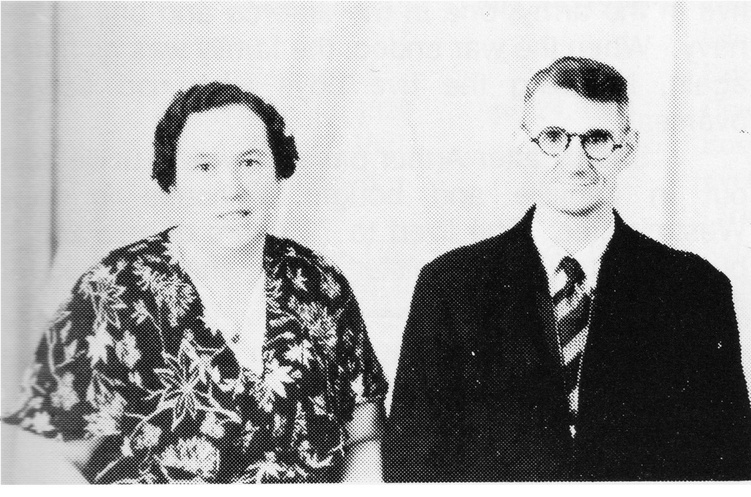
#> input picture benchmarks/golden/onward/dossier-doc-web-handoff-v1/images/page-028-000.jpg, 751 x 497 px, shrunk from 1969 x 1302 before the run
$ python -i main.py   (imports and definitions only)
#> lines starting #> are read from the running program, lines starting #| are printed output that depends on the picture; after the words box and inside, x2 and y2 are one past the last pixel; in counts of white or black regions, pixels touching at a corner belong together
"""Extract illustrations from rendered page images using CV contour detection.

Based on the existing spike_cropper_cv.py approach with added transparency processing.
"""

import argparse
import os
from datetime import datetime
from pathlib import Path
from typing import List, Dict, Any, Optional

import cv2
import numpy as np
from PIL import Image

from modules.common import ensure_dir, save_jsonl, read_jsonl

Image.MAX_IMAGE_PIXELS = None


def _utc() -> str:
    return datetime.utcnow().isoformat() + "Z"


def _log(message: str):
    """Simple logging function."""
    print(message, flush=True)


# [64 lines left out: functions _is_bw_image, _make_transparent, not called in this run]


def _boxes_overlap(box1: Dict, box2: Dict) -> bool:
    """Check if two boxes overlap at all."""
    # Boxes don't overlap if one is completely to the left/right/above/below the other
    if (box1["x1"] <= box2["x0"] or  # box1 is to the left of box2
        box1["x0"] >= box2["x1"] or  # box1 is to the right of box2
        box1["y1"] <= box2["y0"] or  # box1 is above box2
        box1["y0"] >= box2["y1"]):   # box1 is below box2
        return False
    return True


def _filter_overlapping_boxes(boxes: List[Dict]) -> List[Dict]:
    """Remove boxes that overlap with larger boxes, keeping only the largest.

    Args:
        boxes: List of boxes sorted by area (largest first)

    Returns:
        Filtered list with no overlapping boxes
    """
    if not boxes:
        return []

    kept = []
    for box in boxes:
        # Check if this box overlaps with any already-kept box
        overlaps = False
        for kept_box in kept:
            if _boxes_overlap(kept_box, box):
                overlaps = True
                break

        if not overlaps:
            kept.append(box)

    return kept


def detect_boxes(
    image_path: Path,
    blur: int = 5,
    min_area_ratio: float = 0.02,
    max_area_ratio: float = 0.99,
    min_width: int = 100,
    min_height: int = 100
) -> List[Dict[str, int]]:
    """Detect illustration bounding boxes using CV contour detection.

    Args:
        image_path: Path to page image
        blur: Gaussian blur kernel size (must be odd)
        min_area_ratio: Minimum box area as fraction of page area
        max_area_ratio: Maximum box area as fraction of page area
        min_width: Minimum box width in pixels
        min_height: Minimum box height in pixels

    Returns:
        List of bounding boxes {x0, y0, x1, y1} (non-overlapping)
    """
#> called with blur = 5, min_area_ratio = 0.02, max_area_ratio = 0.99, min_width = 100, min_height = 100
    img = cv2.imread(str(image_path), cv2.IMREAD_COLOR)
#> img is the input picture: shape (497, 751, 3); min 0, max 255, mean 160
    if img is None:
        return []

    gray = cv2.cvtColor(img, cv2.COLOR_BGR2GRAY)
    blur_k = blur if blur % 2 == 1 else blur + 1
    gray = cv2.GaussianBlur(gray, (blur_k, blur_k), 0)
    _, thresh = cv2.threshold(gray, 0, 255, cv2.THRESH_BINARY_INV + cv2.THRESH_OTSU)
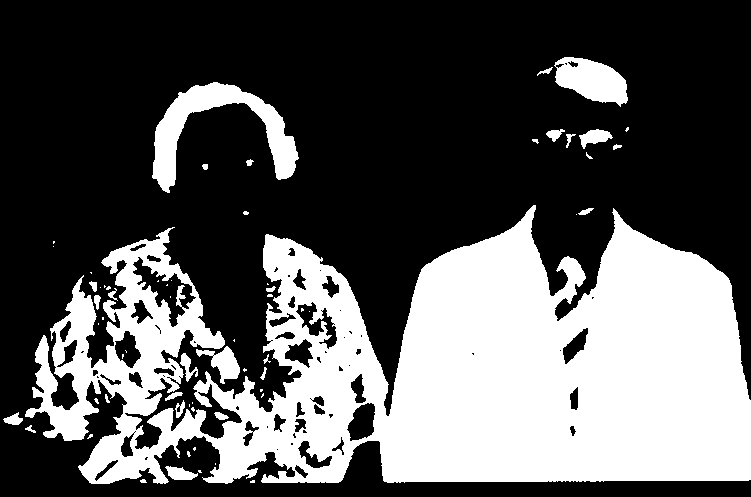
#> thresh: shape (497, 751); 34.9% white; 64 white regions (36 under 20 px), largest, box (x1, y1, x2, y2) and area: (25, 205, 751, 484) 119820, (152, 82, 299, 193) 5097, (554, 57, 628, 107) 2334

    # Morph open to drop specks
    kernel = cv2.getStructuringElement(cv2.MORPH_RECT, (3, 3))
    opened = cv2.morphologyEx(thresh, cv2.MORPH_OPEN, kernel, iterations=1)
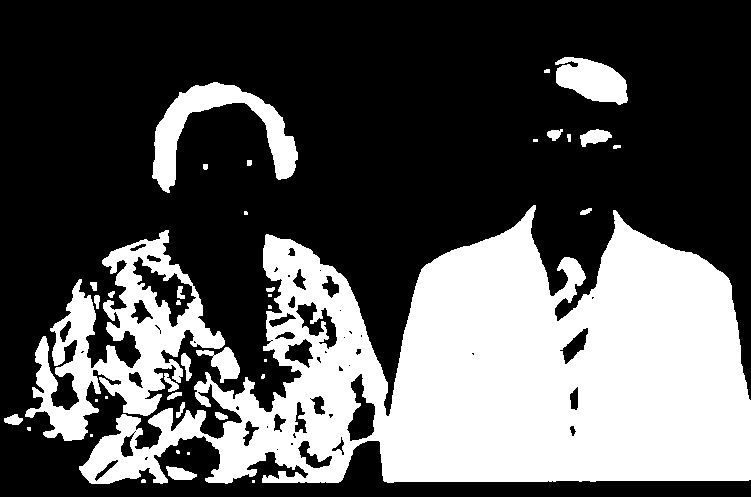
#> opened: shape (497, 751); 34.6% white; 40 white regions (14 under 20 px)

    contours, _ = cv2.findContours(opened, cv2.RETR_EXTERNAL, cv2.CHAIN_APPROX_SIMPLE)
#> contours = 38 contours, 19 with area under 20; largest, box (x1, y1, x2, y2) and area: (79, 205, 751, 484) 107664, (25, 230, 225, 441) 15975, (152, 82, 298, 193) 4830, (555, 57, 628, 105) 2201, (196, 347, 240, 383) 644

    h, w = gray.shape[:2]
    img_area = w * h
    boxes = []

    for cnt in contours:
        x, y, cw, ch = cv2.boundingRect(cnt)
        area = cw * ch
        ratio = area / img_area

        # Filter by area ratio
        if ratio < min_area_ratio or ratio > max_area_ratio:
            continue

        # Filter by minimum pixel dimensions (skip tiny decorative elements)
        if cw < min_width or ch < min_height:
            continue

        # Require reasonable aspect ratio (avoid text blocks and page-wide gutters)
        # Illustrations are typically square-ish (0.3 to 3.0 aspect ratio)
        aspect = cw / max(ch, 1)
        if aspect > 3.0 or aspect < 0.3:
            continue

        boxes.append({
            "x0": int(x),
            "y0": int(y),
            "x1": int(x + cw),
            "y1": int(y + ch),
            "width": int(cw),
            "height": int(ch),
            "area_ratio": round(ratio, 4)
        })
#> this loop made 38 passes
#> (x, y, cw, ch, area, ratio) on passes 2, 3, 8, 9, 10, 13, 14, 15: (141, 479, 5, 4, 20, 5.36e-05), (166, 466, 31, 14, 434, 0.00116), (4, 414, 19, 11, 209, 0.00056), (215, 412, 13, 8, 104, 0.000279), (176, 402, 9, 16, 144, 0.000386), (167, 392, 15, 8, 120, 0.000322), (261, 374, 4, 5, 20, 5.36e-05), (164, 373, 15, 19, 285, 0.000764)
#> after the loop, boxes = 3 items

    # Sort by area (largest first)
    boxes.sort(key=lambda b: b["width"] * b["height"], reverse=True)

    # Remove overlapping boxes (keep only largest non-overlapping)
    boxes = _filter_overlapping_boxes(boxes)
#> the loop in _filter_overlapping_boxes, `for box in boxes:` made 3 passes
#> after the loop in _filter_overlapping_boxes, `for box in boxes:`: kept = 2 items
#> boxes = 2 items

    return boxes


# [155 lines left out: functions extract_illustrations, main, not called in this run]


# [2 lines not run here, left out]

>>> result = detect_boxes('../../../benchmarks/golden/onward/dossier-doc-web-handoff-v1/images/page-028-000.jpg')
#> result = 2 items

$ run again, on benchmarks/golden/onward/dossier-doc-web-handoff-v1/images/page-108-000.jpg
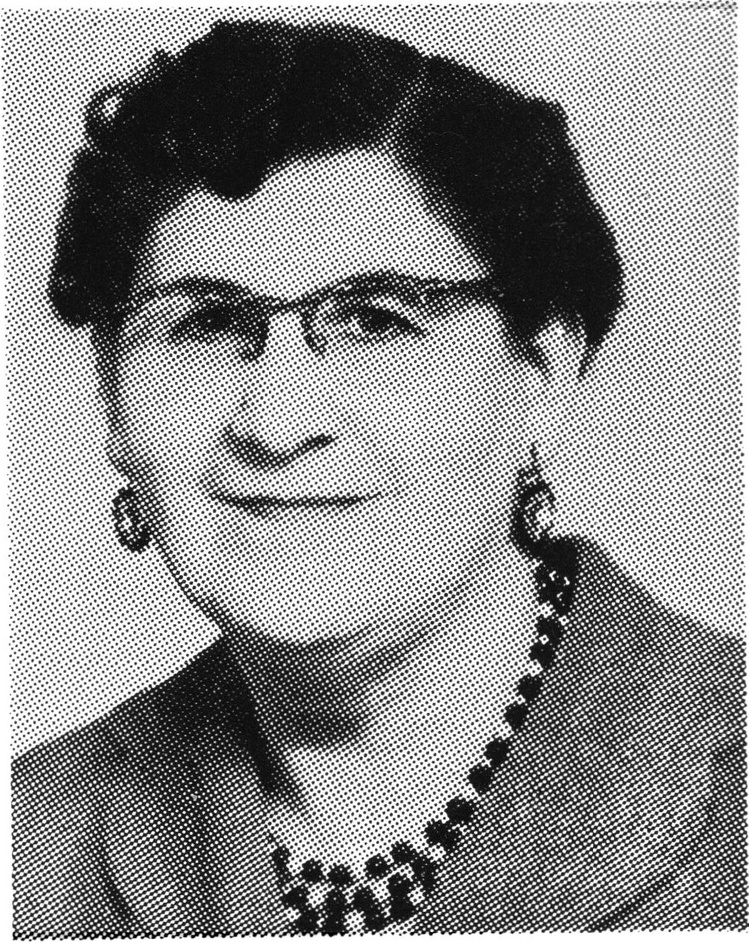
#> input picture benchmarks/golden/onward/dossier-doc-web-handoff-v1/images/page-108-000.jpg, 749 x 942 px, shrunk from 994 x 1250 before the run
#> in detect_boxes, img is the input picture: shape (942, 749, 3); min 0, max 255, mean 144.9
#> in detect_boxes, `_, thresh = cv2.threshold(gray, 0, 255, cv2.THRESH_BINARY_INV + cv2.TH..`:
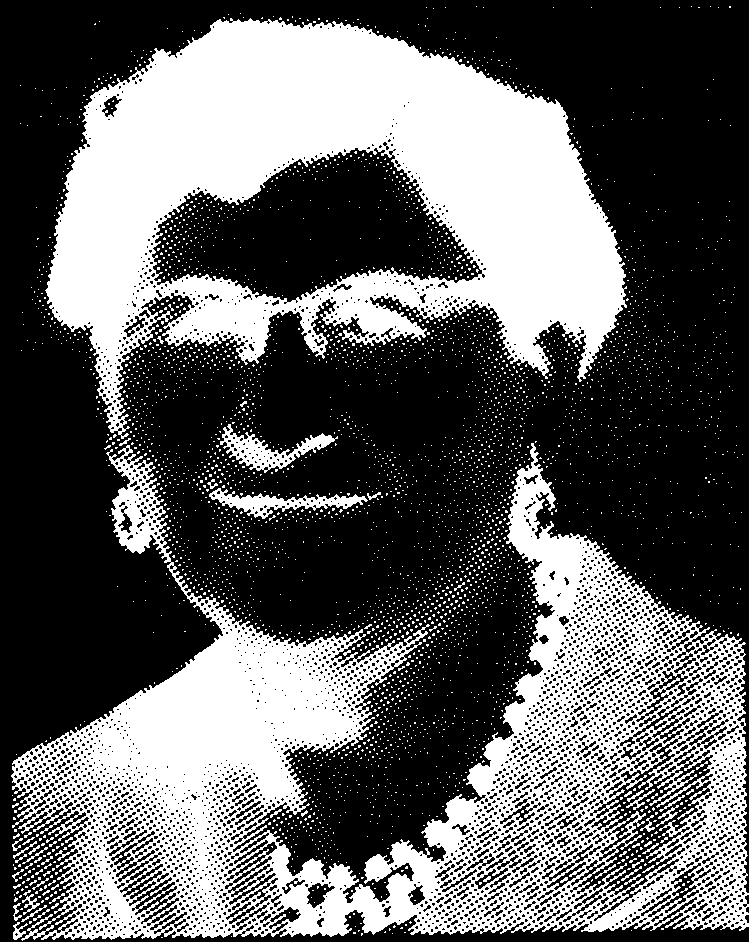
#> thresh: shape (942, 749); 37.9% white; 3985 white regions (3928 under 20 px), largest, box (x1, y1, x2, y2) and area: (11, 443, 749, 941) 134604, (45, 18, 627, 439) 116869, (220, 424, 338, 473) 1842
#> in detect_boxes, `opened = cv2.morphologyEx(thresh, cv2.MORPH_OPEN, kernel, iterations=1)`:
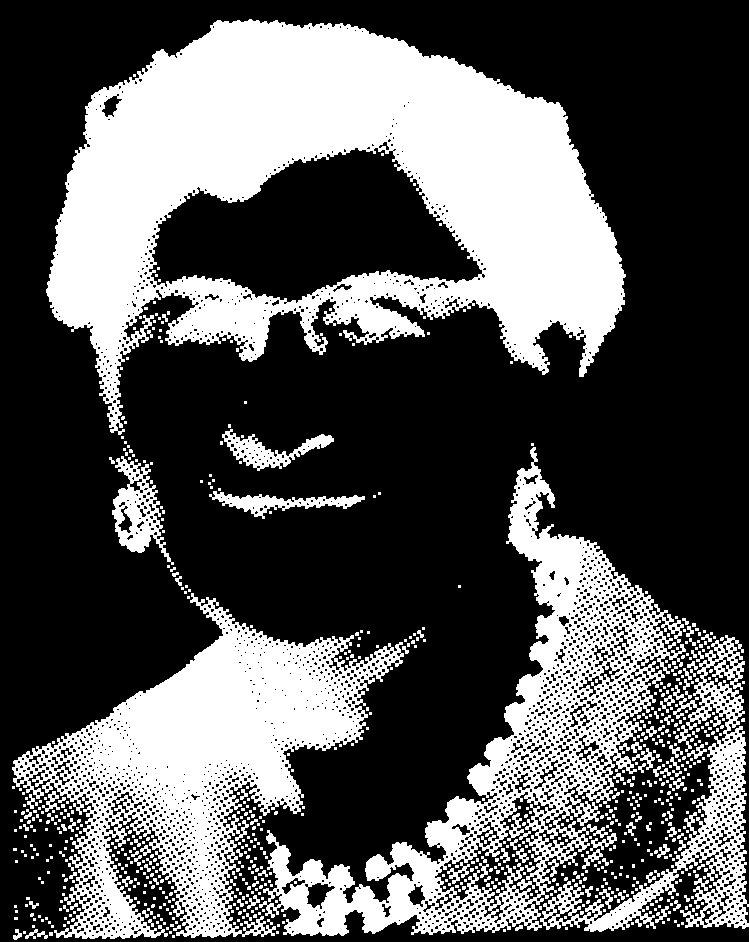
#> opened: shape (942, 749); 34.3% white; 842 white regions (719 under 20 px)
#> contours = 769 contours, 711 with area under 20; largest, box (x1, y1, x2, y2) and area: (46, 19, 626, 435) 145656, (259, 447, 686, 936) 57688, (12, 593, 404, 939) 54304, (540, 635, 749, 932) 12896, (112, 456, 174, 565) 2926
#> the loop in detect_boxes, `for cnt in contours:` made 769 passes
#> (x, y, cw, ch, area, ratio) on passes 7, 8, 12: (25, 929, 23, 10, 230, 0.000326), (13, 929, 9, 11, 99, 0.00014), (515, 925, 8, 6, 48, 6.8e-05)
#> after the loop in detect_boxes, `for cnt in contours:`: boxes = 4 items
#> the loop in _filter_overlapping_boxes, `for box in boxes:` made 4 passes
#> after the loop in _filter_overlapping_boxes, `for box in boxes:`: kept = 2 items

$ run again, on benchmarks/golden/onward/dossier-doc-web-handoff-v1/images/page-108-001.jpg
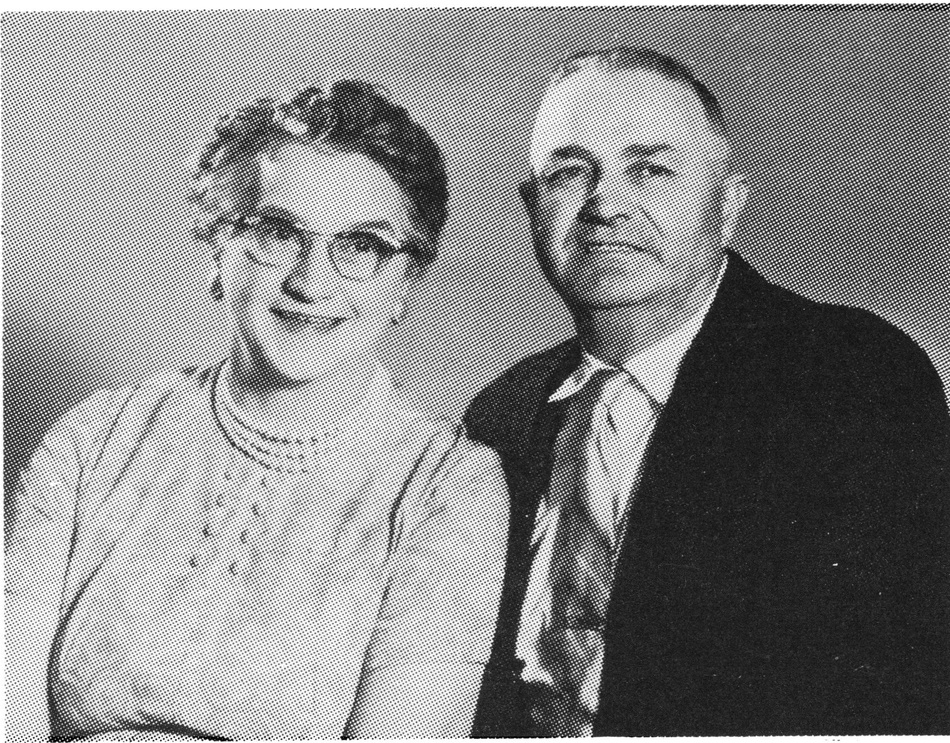
#> input picture benchmarks/golden/onward/dossier-doc-web-handoff-v1/images/page-108-001.jpg, 950 x 743 px, shrunk from 2009 x 1570 before the run
#> in detect_boxes, img is the input picture: shape (743, 950, 3); min 0, max 255, mean 137.5
#> in detect_boxes, `_, thresh = cv2.threshold(gray, 0, 255, cv2.THRESH_BINARY_INV + cv2.TH..`:
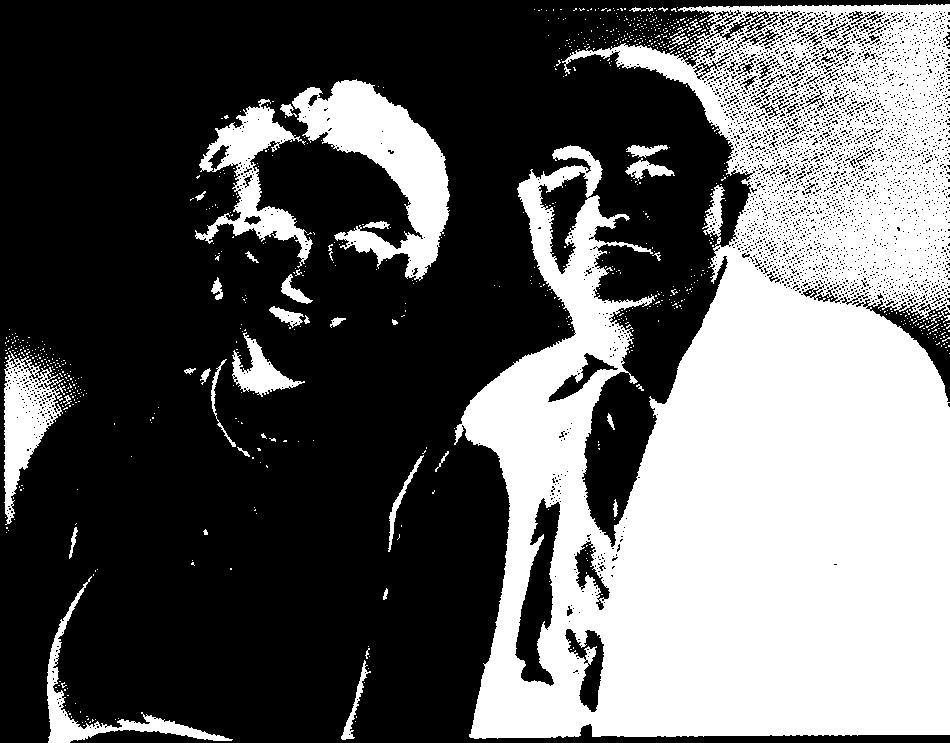
#> thresh: shape (743, 950); 38.7% white; 852 white regions (811 under 20 px), largest, box (x1, y1, x2, y2) and area: (454, 4, 950, 739) 238694, (292, 79, 450, 281) 13006, (195, 99, 313, 268) 5902
#> in detect_boxes, `opened = cv2.morphologyEx(thresh, cv2.MORPH_OPEN, kernel, iterations=1)`:
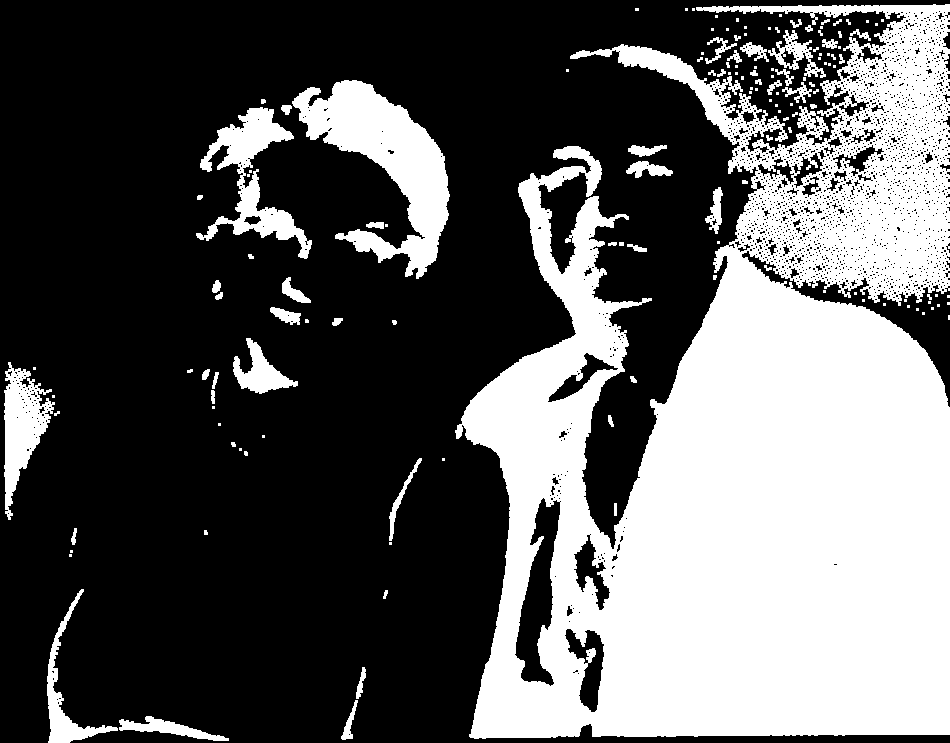
#> opened: shape (743, 950); 36.3% white; 149 white regions (88 under 20 px)
#> contours = 148 contours, 106 with area under 20; largest, box (x1, y1, x2, y2) and area: (455, 4, 950, 739) 233811, (292, 80, 450, 279) 12344, (196, 107, 312, 259) 4996, (4, 362, 55, 520) 3606, (47, 589, 118, 743) 1769
#> the loop in detect_boxes, `for cnt in contours:` made 148 passes
#> (x, y, cw, ch, area, ratio) on passes 1, 2, 3, 4, 5, 9, 10, 13: (119, 716, 110, 25, 2750, 0.0039), (341, 700, 17, 40, 680, 0.000963), (356, 667, 10, 32, 320, 0.000453), (383, 590, 5, 9, 45, 6.38e-05), (47, 589, 71, 154, 10934, 0.0155), (204, 530, 4, 5, 20, 2.83e-05), (71, 528, 6, 17, 102, 0.000145), (389, 458, 33, 83, 2739, 0.00388)
#> after the loop in detect_boxes, `for cnt in contours:`: boxes = 3 items
#> the loop in _filter_overlapping_boxes, `for box in boxes:` made 3 passes
#> after the loop in _filter_overlapping_boxes, `for box in boxes:`: kept = 2 items
